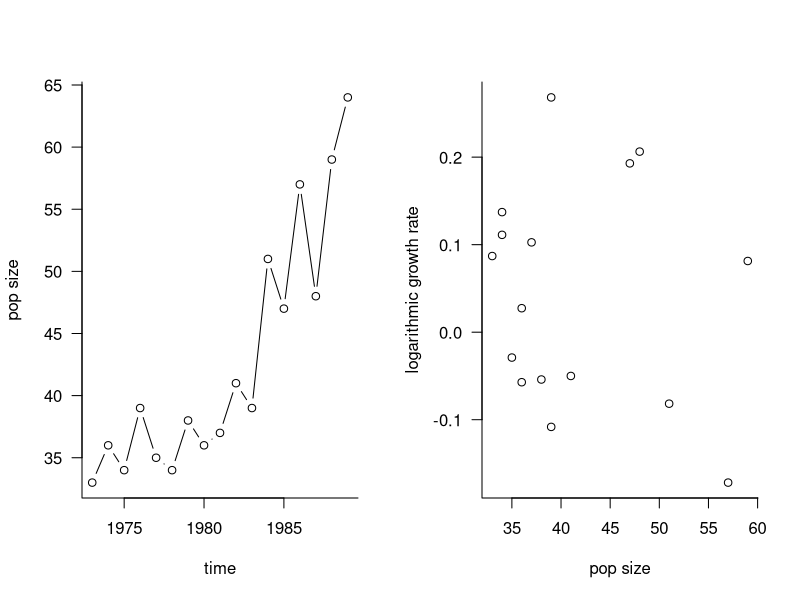
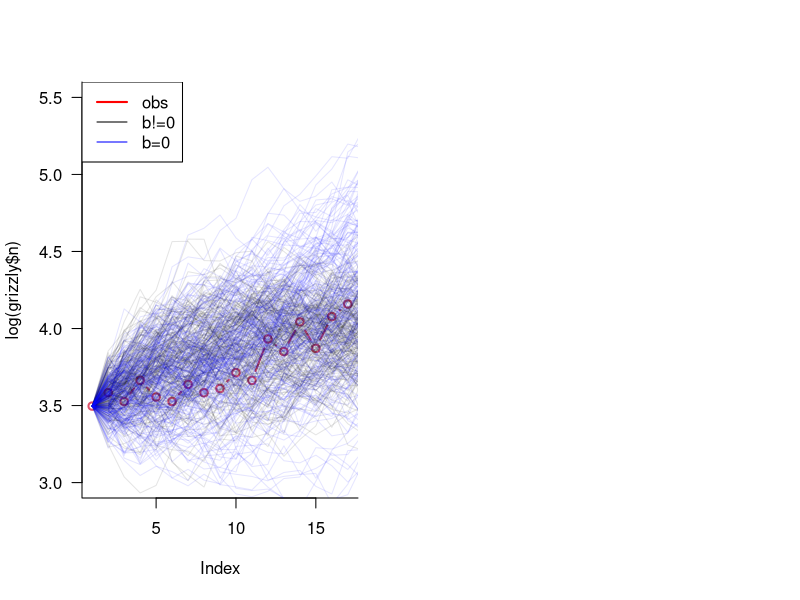
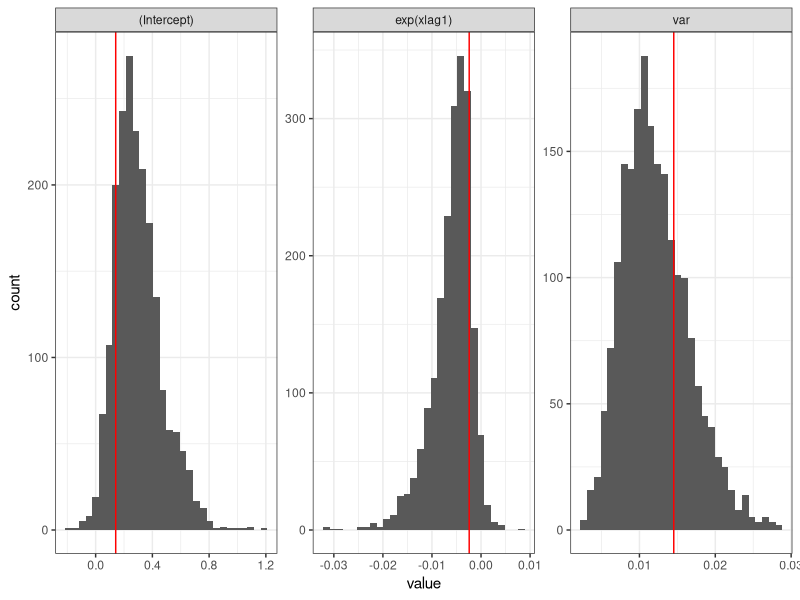
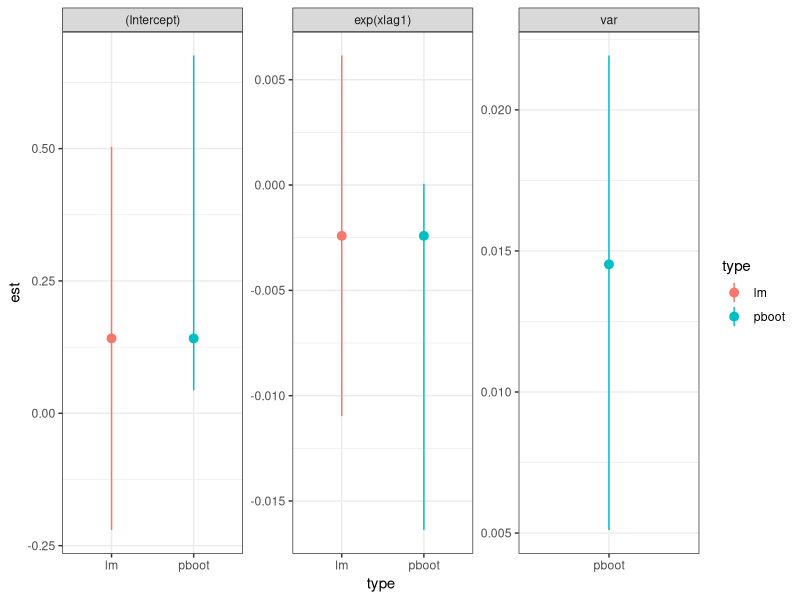

Recreate these plots in R, in order.
## ---- chunk 1
library("knitr")
if (getRversion() < '3.3.0') {
    sigma <- function(object, ...) UseMethod("sigma")
    sigma.default <- function(object,...) {
        summary(object)$sigma
    }
}
## ---- chunk 2
library("ggplot2"); theme_set(theme_bw())
library("reshape2")
## ---- chunk 3
grizzly <- data.frame(n=c(33,36,34,39,35,34,38,36,37,41,39,51,47,57,48,59,64),
                      t=1973:1989)
## ---- chunk 4
r <- log(grizzly$n[-1]/grizzly$n[-length(grizzly$n)])
## ---- chunk 5
par(las=1,bty="l",mfrow=c(1,2))
plot(n~t,data=grizzly,type="b",xlab="time",ylab="pop size")
plot(grizzly$n[-length(grizzly$n)],r,
     xlab="pop size",ylab="logarithmic growth rate")
## ---- chunk 6
## R tip: use with() to simplify extraction from data frames --
## **never** attach()
dd <- with(grizzly,data.frame(xlag1=log(n[-length(n)]),
                 x=log(n[-1])))
m2 <- lm(x~offset(xlag1)+exp(xlag1),data=dd)
## equivalently:
## lm(x-xlag1~exp(xlag1),data=dd)
## (offset may be easier to read)
s2 <- sigma(m2)^2
var.unbiased <- function(m)
    sigma(m)^2*df.residual(m)/nobs(m)
## D&T use MLE rather than unbiased estimate of variance
## parameters
c(coef(m2),var=var.unbiased(m2))
## test statistic
coef(summary(m2))[2,"t value"]  
## ---- chunk 7
## R tip: use update() when possible to simplify code
m1 <- update(m2, . ~ offset(xlag1))
c(coef(m1),var.unbiased(m1))
## ---- chunk 8
## simulate new data, add starting value
simfun <- function(fit,x0=log(grizzly$n[1])) {
    cc <- coef(fit)
    a <- cc[1]
    ## make the function work for either 
    b <- if (length(cc)==2) coef(fit)[2] else 0
    sigma <- sqrt(var.unbiased(fit))
    res <- c(x0,numeric(nobs(fit)+1))
    for (i in 2:length(res)) {
        res[i] <- res[i-1]+a+b*exp(res[i-1])+rnorm(1,sd=sigma)
    }
    res
}
## ---- chunk 9
sim2 <- replicate(200,simfun(m2))
sim1 <- replicate(200,simfun(m1))
## ---- chunk 10
plot(log(grizzly$n),type="b",ylim=c(3,5.5),lwd=2,col=2)
matlines(sim2,col=adjustcolor("black",alpha=0.1),lty=1)
matlines(sim1,col=adjustcolor("blue",alpha=0.1),lty=1)
legend("topleft",lty=1,col=c("red","black","blue"),
       lwd=c(2,1,1),c("obs","b!=0","b=0"))
## ---- chunk 11
## re-fit model with new data
fitfun <- function(x,orig_fit) {
    dd <- data.frame(xlag1=x[-length(x)],
                 x=x[-1])
    update(orig_fit,data=dd)
}
## test:
all.equal(fitfun(log(grizzly$n),m2),m2)
## summarize output
sumfun <- function(fit) {
    c(coef(fit),
      var=var.unbiased(fit))
}
## combine all of that stuff
bootfun <- function(fit) {
    sumfun(fitfun(simfun(fit),fit))
}
## ---- chunk 12
set.seed(101)
v <- t(replicate(2000,bootfun(m2)))
## ---- chunk 13
## using ggplot, a fancy but powerful plotting tool
mv <- melt(as.data.frame(v)) ## restructure data in 'long' format
obsvals <- data.frame(variable=c("(Intercept)","exp(xlag1)","var"),
                      value=sumfun(m2))
ggplot(mv,aes(value))+facet_wrap(~variable,scale="free")+
    geom_histogram(bins=30)+
        geom_vline(data=obsvals,colour="red",aes(xintercept=value))
## ---- chunk 14
## compare estimates
tfun <- function(x,type,est) {
    colnames(x) <- c("lwr","upr")
    x <- data.frame(type,variable=rownames(x),est,x)
    rownames(x) <- NULL
    return(x)
}
bootconf <- t(apply(v,2,quantile,c(0.025,0.975)))
allCI <- rbind(
    tfun(confint(m2),"lm",coef(m2)),
    tfun(bootconf,"pboot",sumfun(m2)))
ggplot(allCI,aes(type,est,ymin=lwr,ymax=upr,colour=type))+
    geom_pointrange()+
    facet_wrap(~variable,scale="free")
